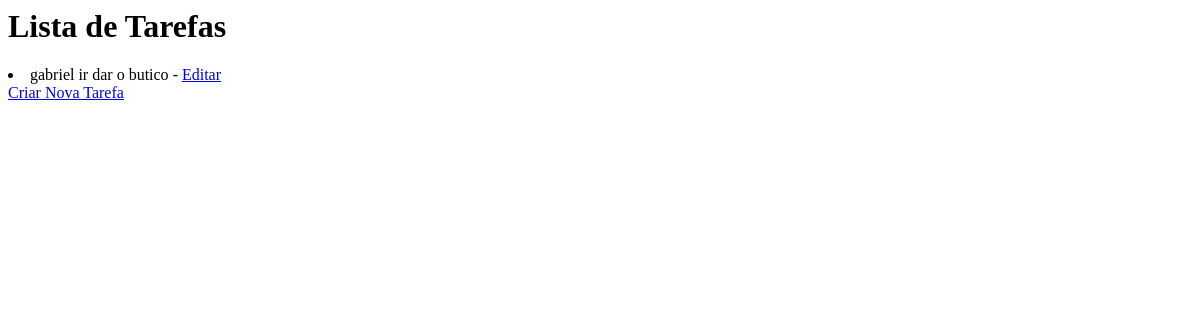
Before: / with the older database file.
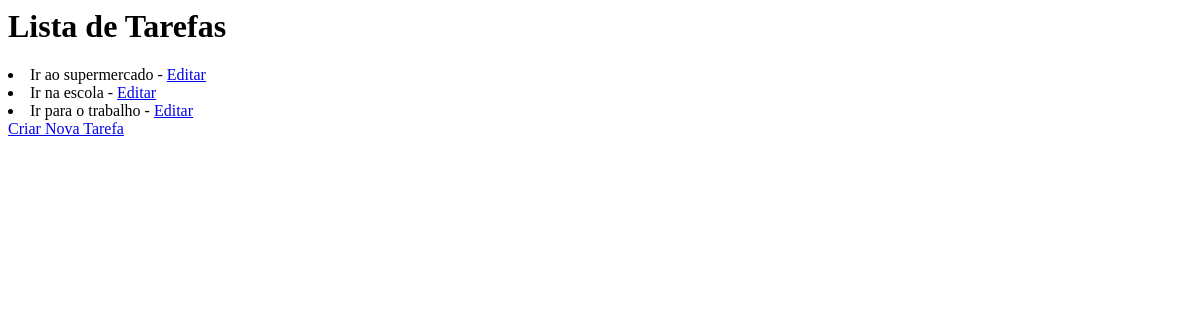
After: the same page with the newer database file.
### todos/models.py (models this page shows)
class Todo (models.Model):
    title = models.CharField(max_length=100, null=False, blank=False)
    created_at = models.DateField(auto_now_add=True, null=False, blank=False)
    deadline = models.DateField(null=False, blank=False)
    finished_at = models.DateField(null=True, blank=True)

### todos/views.py (the view)
# urls.py: path('',TodoListView.as_view(), name = 'todo_list'),
class TodoListView(ListView):
    model = Todo

### todos/templates/todos/todo_list.html (shortened to what this page needs)
<h1>Lista de Tarefas</h1>
    {% for todo in todo_list %}
    <li>{{ todo.title }} - <a href="{% url 'todo_update' todo.pk %}">Editar</a></li>
{% endfor %}
<a href="{% url 'todo_create' %}">Criar Nova Tarefa</a>

Changed rows visible on the page:
changed Todo: title "gabriel ir dar o butico" → "Ir ao supermercado"
added Todo: title "Ir na escola"
added Todo: title "Ir para o trabalho"
